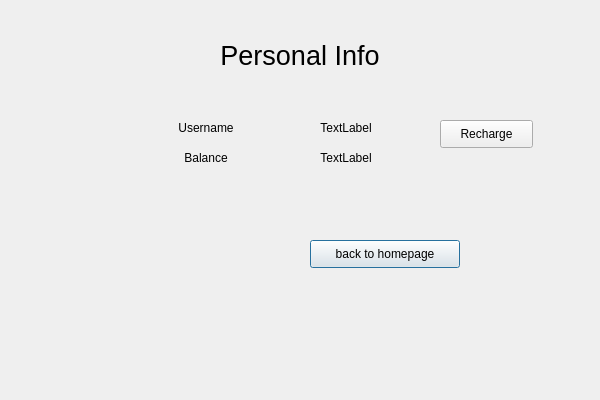
<?xml version="1.0" encoding="UTF-8"?>
<ui version="4.0">
 <class>CtmPerInfoPage</class>
 <widget class="QDialog" name="CtmPerInfoPage">
  <property name="geometry">
   <rect>
    <x>0</x>
    <y>0</y>
    <width>600</width>
    <height>400</height>
   </rect>
  </property>
  <property name="windowTitle">
   <string>Dialog</string>
  </property>
  <widget class="QLabel" name="label_top">
   <property name="geometry">
    <rect>
     <x>150</x>
     <y>30</y>
     <width>300</width>
     <height>50</height>
    </rect>
   </property>
   <property name="font">
    <font>
     <pointsize>20</pointsize>
    </font>
   </property>
   <property name="text">
    <string>Personal Info</string>
   </property>
   <property name="alignment">
    <set>Qt::AlignCenter</set>
   </property>
  </widget>
  <widget class="QLabel" name="UsernameLabel">
   <property name="geometry">
    <rect>
     <x>170</x>
     <y>120</y>
     <width>72</width>
     <height>15</height>
    </rect>
   </property>
   <property name="text">
    <string>Username</string>
   </property>
   <property name="alignment">
    <set>Qt::AlignCenter</set>
   </property>
  </widget>
  <widget class="QLabel" name="d_UsernameLabel">
   <property name="geometry">
    <rect>
     <x>310</x>
     <y>120</y>
     <width>72</width>
     <height>15</height>
    </rect>
   </property>
   <property name="text">
    <string>TextLabel</string>
   </property>
   <property name="alignment">
    <set>Qt::AlignCenter</set>
   </property>
  </widget>
  <widget class="QLabel" name="BalanceLabel">
   <property name="geometry">
    <rect>
     <x>170</x>
     <y>150</y>
     <width>72</width>
     <height>15</height>
    </rect>
   </property>
   <property name="text">
    <string>Balance</string>
   </property>
   <property name="alignment">
    <set>Qt::AlignCenter</set>
   </property>
  </widget>
  <widget class="QLabel" name="d_BalanceLabel">
   <property name="geometry">
    <rect>
     <x>310</x>
     <y>150</y>
     <width>72</width>
     <height>15</height>
    </rect>
   </property>
   <property name="text">
    <string>TextLabel</string>
   </property>
   <property name="alignment">
    <set>Qt::AlignCenter</set>
   </property>
  </widget>
  <widget class="QPushButton" name="ToHomPageBtn">
   <property name="geometry">
    <rect>
     <x>310</x>
     <y>240</y>
     <width>150</width>
     <height>28</height>
    </rect>
   </property>
   <property name="text">
    <string>back to homepage</string>
   </property>
  </widget>
  <widget class="QPushButton" name="RechargeBtn">
   <property name="geometry">
    <rect>
     <x>440</x>
     <y>120</y>
     <width>93</width>
     <height>28</height>
    </rect>
   </property>
   <property name="text">
    <string>Recharge</string>
   </property>
  </widget>
 </widget>
 <resources/>
 <connections/>
</ui>
